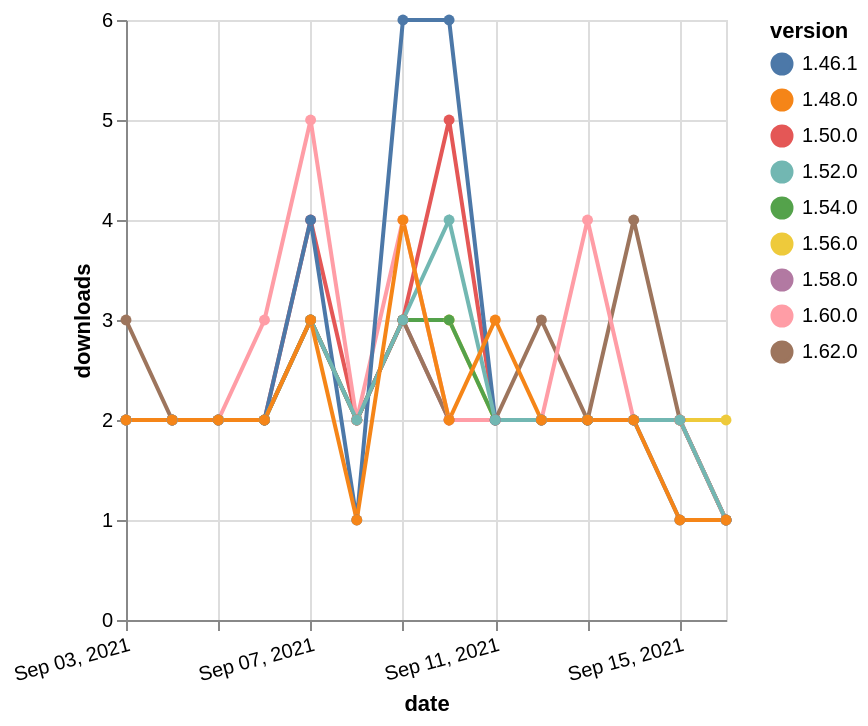

Source (Vega-Lite JSON):
### Vega-Lite specification from a JSON file in a GitHub repository (floating-point values rounded to 4 significant figures)
{"$schema": "https://vega.github.io/schema/vega-lite/v5.json", "description": "A simple bar chart with embedded data.", "data": {"values": [{"date": "2021-09-03", "total": 1470, "delta": 2, "version": "1.56.0"}, {"date": "2021-09-04", "total": 1472, "delta": 2, "version": "1.56.0"}, {"date": "2021-09-05", "total": 1474, "delta": 2, "version": "1.56.0"}, {"date": "2021-09-06", "total": 1476, "delta": 2, "version": "1.56.0"}, {"date": "2021-09-07", "total": 1479, "delta": 3, "version": "1.56.0"}, {"date": "2021-09-08", "total": 1481, "delta": 2, "version": "1.56.0"}, {"date": "2021-09-09", "total": 1484, "delta": 3, "version": "1.56.0"}, {"date": "2021-09-10", "total": 1487, "delta": 3, "version": "1.56.0"}, {"date": "2021-09-11", "total": 1489, "delta": 2, "version": "1.56.0"}, {"date": "2021-09-12", "total": 1491, "delta": 2, "version": "1.56.0"}, {"date": "2021-09-13", "total": 1493, "delta": 2, "version": "1.56.0"}, {"date": "2021-09-14", "total": 1495, "delta": 2, "version": "1.56.0"}, {"date": "2021-09-15", "total": 1497, "delta": 2, "version": "1.56.0"}, {"date": "2021-09-16", "total": 1499, "delta": 2, "version": "1.56.0"}, {"date": "2021-09-03", "total": 1662, "delta": 2, "version": "1.54.0"}, {"date": "2021-09-04", "total": 1664, "delta": 2, "version": "1.54.0"}, {"date": "2021-09-05", "total": 1666, "delta": 2, "version": "1.54.0"}, {"date": "2021-09-06", "total": 1668, "delta": 2, "version": "1.54.0"}, {"date": "2021-09-07", "total": 1671, "delta": 3, "version": "1.54.0"}, {"date": "2021-09-08", "total": 1673, "delta": 2, "version": "1.54.0"}, {"date": "2021-09-09", "total": 1676, "delta": 3, "version": "1.54.0"}, {"date": "2021-09-10", "total": 1679, "delta": 3, "version": "1.54.0"}, {"date": "2021-09-11", "total": 1681, "delta": 2, "version": "1.54.0"}, {"date": "2021-09-12", "total": 1683, "delta": 2, "version": "1.54.0"}, {"date": "2021-09-13", "total": 1685, "delta": 2, "version": "1.54.0"}, {"date": "2021-09-14", "total": 1687, "delta": 2, "version": "1.54.0"}, {"date": "2021-09-15", "total": 1689, "delta": 2, "version": "1.54.0"}, {"date": "2021-09-16", "total": 1690, "delta": 1, "version": "1.54.0"}, {"date": "2021-09-03", "total": 1028, "delta": 2, "version": "1.58.0"}, {"date": "2021-09-04", "total": 1030, "delta": 2, "version": "1.58.0"}, {"date": "2021-09-05", "total": 1032, "delta": 2, "version": "1.58.0"}, {"date": "2021-09-06", "total": 1034, "delta": 2, "version": "1.58.0"}, {"date": "2021-09-07", "total": 1037, "delta": 3, "version": "1.58.0"}, {"date": "2021-09-08", "total": 1039, "delta": 2, "version": "1.58.0"}, {"date": "2021-09-09", "total": 1042, "delta": 3, "version": "1.58.0"}, {"date": "2021-09-10", "total": 1044, "delta": 2, "version": "1.58.0"}, {"date": "2021-09-11", "total": 1046, "delta": 2, "version": "1.58.0"}, {"date": "2021-09-12", "total": 1048, "delta": 2, "version": "1.58.0"}, {"date": "2021-09-13", "total": 1050, "delta": 2, "version": "1.58.0"}, {"date": "2021-09-14", "total": 1052, "delta": 2, "version": "1.58.0"}, {"date": "2021-09-15", "total": 1054, "delta": 2, "version": "1.58.0"}, {"date": "2021-09-16", "total": 1055, "delta": 1, "version": "1.58.0"}, {"date": "2021-09-03", "total": 2531, "delta": 2, "version": "1.50.0"}, {"date": "2021-09-04", "total": 2533, "delta": 2, "version": "1.50.0"}, {"date": "2021-09-05", "total": 2535, "delta": 2, "version": "1.50.0"}, {"date": "2021-09-06", "total": 2537, "delta": 2, "version": "1.50.0"}, {"date": "2021-09-07", "total": 2541, "delta": 4, "version": "1.50.0"}, {"date": "2021-09-08", "total": 2543, "delta": 2, "version": "1.50.0"}, {"date": "2021-09-09", "total": 2546, "delta": 3, "version": "1.50.0"}, {"date": "2021-09-10", "total": 2551, "delta": 5, "version": "1.50.0"}, {"date": "2021-09-11", "total": 2553, "delta": 2, "version": "1.50.0"}, {"date": "2021-09-12", "total": 2555, "delta": 2, "version": "1.50.0"}, {"date": "2021-09-13", "total": 2557, "delta": 2, "version": "1.50.0"}, {"date": "2021-09-14", "total": 2559, "delta": 2, "version": "1.50.0"}, {"date": "2021-09-15", "total": 2561, "delta": 2, "version": "1.50.0"}, {"date": "2021-09-16", "total": 2562, "delta": 1, "version": "1.50.0"}, {"date": "2021-09-03", "total": 238, "delta": 3, "version": "1.62.0"}, {"date": "2021-09-04", "total": 240, "delta": 2, "version": "1.62.0"}, {"date": "2021-09-05", "total": 242, "delta": 2, "version": "1.62.0"}, {"date": "2021-09-06", "total": 244, "delta": 2, "version": "1.62.0"}, {"date": "2021-09-07", "total": 247, "delta": 3, "version": "1.62.0"}, {"date": "2021-09-08", "total": 249, "delta": 2, "version": "1.62.0"}, {"date": "2021-09-09", "total": 252, "delta": 3, "version": "1.62.0"}, {"date": "2021-09-10", "total": 254, "delta": 2, "version": "1.62.0"}, {"date": "2021-09-11", "total": 256, "delta": 2, "version": "1.62.0"}, {"date": "2021-09-12", "total": 259, "delta": 3, "version": "1.62.0"}, {"date": "2021-09-13", "total": 261, "delta": 2, "version": "1.62.0"}, {"date": "2021-09-14", "total": 265, "delta": 4, "version": "1.62.0"}, {"date": "2021-09-15", "total": 267, "delta": 2, "version": "1.62.0"}, {"date": "2021-09-16", "total": 268, "delta": 1, "version": "1.62.0"}, {"date": "2021-09-03", "total": 733, "delta": 2, "version": "1.60.0"}, {"date": "2021-09-04", "total": 735, "delta": 2, "version": "1.60.0"}, {"date": "2021-09-05", "total": 737, "delta": 2, "version": "1.60.0"}, {"date": "2021-09-06", "total": 740, "delta": 3, "version": "1.60.0"}, {"date": "2021-09-07", "total": 745, "delta": 5, "version": "1.60.0"}, {"date": "2021-09-08", "total": 747, "delta": 2, "version": "1.60.0"}, {"date": "2021-09-09", "total": 751, "delta": 4, "version": "1.60.0"}, {"date": "2021-09-10", "total": 753, "delta": 2, "version": "1.60.0"}, {"date": "2021-09-11", "total": 755, "delta": 2, "version": "1.60.0"}, {"date": "2021-09-12", "total": 757, "delta": 2, "version": "1.60.0"}, {"date": "2021-09-13", "total": 761, "delta": 4, "version": "1.60.0"}, {"date": "2021-09-14", "total": 763, "delta": 2, "version": "1.60.0"}, {"date": "2021-09-15", "total": 765, "delta": 2, "version": "1.60.0"}, {"date": "2021-09-16", "total": 766, "delta": 1, "version": "1.60.0"}, {"date": "2021-09-03", "total": 3174, "delta": 2, "version": "1.46.1"}, {"date": "2021-09-04", "total": 3176, "delta": 2, "version": "1.46.1"}, {"date": "2021-09-05", "total": 3178, "delta": 2, "version": "1.46.1"}, {"date": "2021-09-06", "total": 3180, "delta": 2, "version": "1.46.1"}, {"date": "2021-09-07", "total": 3184, "delta": 4, "version": "1.46.1"}, {"date": "2021-09-08", "total": 3185, "delta": 1, "version": "1.46.1"}, {"date": "2021-09-09", "total": 3191, "delta": 6, "version": "1.46.1"}, {"date": "2021-09-10", "total": 3197, "delta": 6, "version": "1.46.1"}, {"date": "2021-09-11", "total": 3199, "delta": 2, "version": "1.46.1"}, {"date": "2021-09-12", "total": 3201, "delta": 2, "version": "1.46.1"}, {"date": "2021-09-13", "total": 3203, "delta": 2, "version": "1.46.1"}, {"date": "2021-09-14", "total": 3205, "delta": 2, "version": "1.46.1"}, {"date": "2021-09-15", "total": 3206, "delta": 1, "version": "1.46.1"}, {"date": "2021-09-16", "total": 3207, "delta": 1, "version": "1.46.1"}, {"date": "2021-09-03", "total": 2099, "delta": 2, "version": "1.52.0"}, {"date": "2021-09-04", "total": 2101, "delta": 2, "version": "1.52.0"}, {"date": "2021-09-05", "total": 2103, "delta": 2, "version": "1.52.0"}, {"date": "2021-09-06", "total": 2105, "delta": 2, "version": "1.52.0"}, {"date": "2021-09-07", "total": 2108, "delta": 3, "version": "1.52.0"}, {"date": "2021-09-08", "total": 2110, "delta": 2, "version": "1.52.0"}, {"date": "2021-09-09", "total": 2113, "delta": 3, "version": "1.52.0"}, {"date": "2021-09-10", "total": 2117, "delta": 4, "version": "1.52.0"}, {"date": "2021-09-11", "total": 2119, "delta": 2, "version": "1.52.0"}, {"date": "2021-09-12", "total": 2121, "delta": 2, "version": "1.52.0"}, {"date": "2021-09-13", "total": 2123, "delta": 2, "version": "1.52.0"}, {"date": "2021-09-14", "total": 2125, "delta": 2, "version": "1.52.0"}, {"date": "2021-09-15", "total": 2127, "delta": 2, "version": "1.52.0"}, {"date": "2021-09-16", "total": 2128, "delta": 1, "version": "1.52.0"}, {"date": "2021-09-03", "total": 2601, "delta": 2, "version": "1.48.0"}, {"date": "2021-09-04", "total": 2603, "delta": 2, "version": "1.48.0"}, {"date": "2021-09-05", "total": 2605, "delta": 2, "version": "1.48.0"}, {"date": "2021-09-06", "total": 2607, "delta": 2, "version": "1.48.0"}, {"date": "2021-09-07", "total": 2610, "delta": 3, "version": "1.48.0"}, {"date": "2021-09-08", "total": 2611, "delta": 1, "version": "1.48.0"}, {"date": "2021-09-09", "total": 2615, "delta": 4, "version": "1.48.0"}, {"date": "2021-09-10", "total": 2617, "delta": 2, "version": "1.48.0"}, {"date": "2021-09-11", "total": 2620, "delta": 3, "version": "1.48.0"}, {"date": "2021-09-12", "total": 2622, "delta": 2, "version": "1.48.0"}, {"date": "2021-09-13", "total": 2624, "delta": 2, "version": "1.48.0"}, {"date": "2021-09-14", "total": 2626, "delta": 2, "version": "1.48.0"}, {"date": "2021-09-15", "total": 2627, "delta": 1, "version": "1.48.0"}, {"date": "2021-09-16", "total": 2628, "delta": 1, "version": "1.48.0"}]}, "width": "container", "mark": {"type": "line", "point": {"filled": true}}, "encoding": {"x": {"field": "date", "type": "temporal", "timeUnit": "yearmonthdate", "title": "date", "axis": {"labelAngle": -15}}, "y": {"field": "delta", "type": "quantitative", "title": "downloads"}, "color": {"field": "version", "type": "nominal"}, "tooltip": {"field": "delta"}}}
